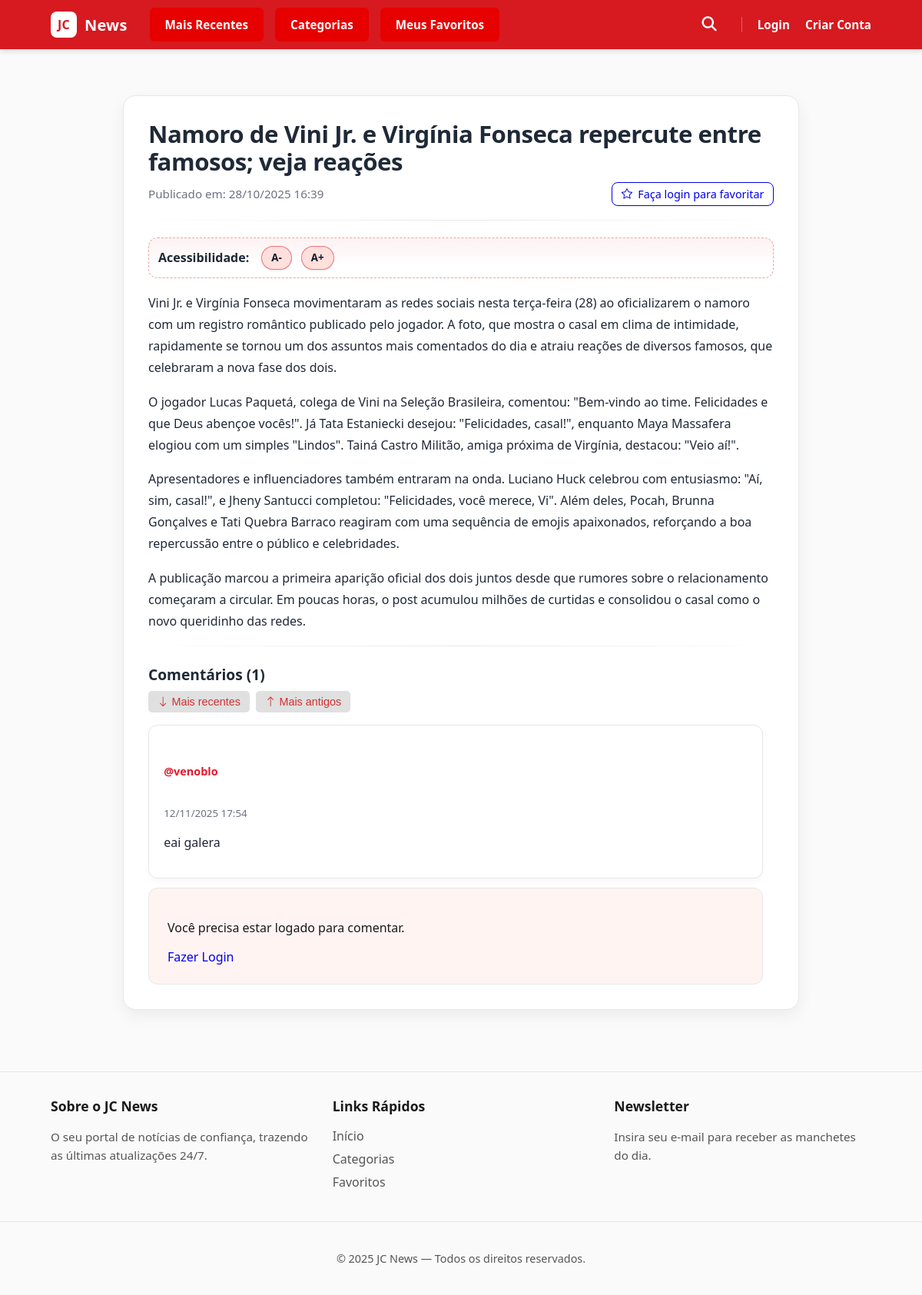
/noticia/4/, run on the app's committed database.
### app1/models.py (models this page shows, shortened)
class Noticia(models.Model):
    titulo = models.CharField(max_length=255)
    conteudo = models.TextField()
    data_publicacao = models.DateTimeField(auto_now_add=True)
    categoria = models.ForeignKey(
        Categoria, on_delete=models.SET_NULL, null=True, blank=True, related_name='noticias'
    )
    visualizacoes = models.PositiveIntegerField(default=0)
    favoritos = models.ManyToManyField(
        User,
        related_name='noticias_favoritas',
        blank=True
    )
    usuarios_que_visitaram = models.ManyToManyField(
        User,
        related_name='noticias_visualizadas',
        blank=True
    )

class Comentario(models.Model):
    noticia = models.ForeignKey(Noticia, on_delete=models.CASCADE, related_name='comentarios')
    usuario = models.ForeignKey(User, on_delete=models.CASCADE)
    texto = models.TextField()
    data_comentario = models.DateTimeField(auto_now_add=True)

### app1/views.py (the view)
# urls.py: path('noticia/<int:pk>/', views.detalhe_noticia, name='detalhe_noticia'),
def detalhe_noticia(request, pk):
    noticia = get_object_or_404(Noticia, pk=pk)
    if request.user.is_authenticated:
        if request.user not in noticia.usuarios_que_visitaram.all():
            noticia.visualizacoes += 1
            noticia.usuarios_que_visitaram.add(request.user)
            noticia.save()
        is_favorita = noticia.favoritos.filter(id=request.user.id).exists()
    else:
        noticia.visualizacoes += 1
        noticia.save()
        is_favorita = False
    filtro = request.GET.get("filtro", "")
    comentarios = noticia.comentarios.all()
    if filtro == "recentes":
        comentarios = comentarios.order_by("-data_comentario")
    elif filtro == "antigos":
        comentarios = comentarios.order_by("data_comentario")
    elif filtro == "meus" and request.user.is_authenticated:
        comentarios = comentarios.filter(usuario=request.user)
    form_comentario = ComentarioForm()
    return render(request, "app1/noticia_detalhe.html", {
        "noticia": noticia,
        "comentarios": comentarios,
        "form_comentario": form_comentario,
        "is_favorita": is_favorita,
    })

### app1/templates/app1/noticia_detalhe.html (shortened to what this page needs)
{% extends 'app1/base.html' %}
{% load static %}
{% block content %}
<link rel="stylesheet" href="{% static 'app1/css/noticia_detalhe.css' %}">
<div class="noticia-page container">
  <header class="mb-4">
    <h1>{{ noticia.titulo }}</h1>
    <div class="d-flex justify-content-between align-items-center flex-wrap">
      <span class="text-muted mb-2">Publicado em: {{ noticia.data_publicacao|date:"d/m/Y H:i" }}</span>
      {% if user.is_authenticated %}
        <form action="{% url 'app1:favoritar_noticia_view' noticia.pk %}" method="POST" class="m-0">
          {% csrf_token %}
          <button type="submit" class="btn {% if is_favorita %}btn-danger{% else %}btn-outline-primary{% endif %} btn-sm">
            {% if is_favorita %}
              <i class="bi bi-star-fill"></i> Remover dos Favoritos
            {% else %}
              <i class="bi bi-star"></i> Adicionar aos Favoritos
            {% endif %}
          </button>
        </form>
      {% else %}
        <a href="{% url 'login' %}?next={{ request.path }}" class="btn btn-outline-secondary btn-sm">
          <i class="bi bi-star"></i> Faça login para favoritar
        </a>
      {% endif %}
    </div>
  </header>
  <hr>
  <div class="controles-fonte mb-3">
    <strong>Acessibilidade:</strong>
    <button id="diminuir-fonte" class="btn btn-sm btn-light border">A-</button>
    <button id="aumentar-fonte" class="btn btn-sm btn-light border">A+</button>
  </div>
  <article id="corpo-noticia" class="mb-5" style="font-size: 16px;">
    {{ noticia.conteudo|linebreaks }}
  </article>
  <hr>
  <section class="comentarios-section mt-5">
    <h3>Comentários ({{ comentarios.count }})</h3>
    <form method="get" class="mb-3 d-flex gap-2 filtro-comentarios">
        <button type="submit" name="filtro" value="recentes" class="btn btn-filtro">
            <i class="bi bi-arrow-down"></i> Mais recentes
        </button>
        <button type="submit" name="filtro" value="antigos" class="btn btn-filtro">
            <i class="bi bi-arrow-up"></i> Mais antigos
        </button>
    </form>
    <div class="lista-comentarios mb-4">
      {% for comentario in comentarios %}
        <div class="card mb-3 shadow-sm">
          <div class="card-body p-3">
            <div class="d-flex justify-content-between align-items-center mb-1">
              <h6 class="card-subtitle text-muted">
                <strong class="text-primary">@{{ comentario.usuario.username }}</strong>
              </h6>
              <small class="text-muted">{{ comentario.data_comentario|date:"d/m/Y H:i" }}</small>
            </div>
            <p class="card-text">{{ comentario.texto }}</p>
          </div>
        </div>
      {% empty %}
        <p class="text-muted">Nenhum comentário ainda. Seja o primeiro a participar!</p>
      {% endfor %}
    </div>
    <div class="novo-comentario p-3 bg-light rounded">
      {% if user.is_authenticated %}
        <h4 class="mb-3 text-muted">Deixe seu comentário</h4>
        <form action="{% url 'app1:adicionar_comentario' noticia.pk %}" method="POST">
          {% csrf_token %}
          <div class="mb-3">
            {{ form_comentario.texto }}
          </div>
          <button type="submit" class="btn btn-primary">Enviar Comentário</button>
        </form>
      {% else %}
        <div class="text-center">
          <p class="mb-2">Você precisa estar logado para comentar.</p>
          <a href="{% url 'login' %}?next={{ request.path }}" class="btn btn-outline-primary">Fazer Login</a>
        </div>
      {% endif %}
    </div>
  </section>
</div>
{% endblock %}

### app1/static/app1/css/style.css (style rules this page uses)
:root { --red:#d71920; --red-dark:#b1151b; --bg:#ffffff; --ink:#1a1a1a; --ink-weak:#555; --border:#e6e6e6; --bg-soft: #fafafa; }
* { box-sizing:border-box }
html,body { margin:0;padding:0;background:var(--bg-soft);color:var(--ink);font-family:system-ui,-apple-system,Segoe UI,Roboto,Ubuntu,Cantarell,"Helvetica Neue",Arial,sans-serif; min-height: 100vh; display: flex; flex-direction: column; }
.container { max-width:1100px;margin:0 auto;padding:0 16px }
a { text-decoration: none; }

### app1/static/app1/css/noticia_detalhe.css (style rules this page uses)
.noticia-page { --brand:#e21b2d; --bg:#ffffff; --text:#1f2937; --muted:#6b7280; --border:#e5e7eb; --link:#0ea5e9; --shadow:0 8px 20px rgba(0,0,0,.06); background: var(--bg); }
.noticia-page.container { max-width: 880px; margin: clamp(12px,2vw,24px) auto; border: 1px solid var(--border); border-radius: 16px; padding: clamp(18px,2.8vw,32px); box-shadow: var(--shadow); }
.noticia-page header { display: flex; flex-direction: column; gap: 0.5em; margin-bottom: 18px; }
.noticia-page header h1 { font-size: clamp(1.6rem, 2.6vw, 2.4rem); line-height: 1.15; letter-spacing: -0.015em; margin: 0; color: var(--text); }
.noticia-page header .d-flex { display: flex; justify-content: space-between; align-items: center; flex-wrap: wrap; gap: 1em; }
.noticia-page header .text-muted { color: var(--muted); font-size: .95rem; }
.noticia-page header .btn { appearance: none; border: 1px solid; font-weight: 500; padding: 0.4em 0.8em; font-size: 0.9rem; line-height: 1.2; border-radius: 8px; cursor: pointer; transition: all .15s ease; display: inline-flex; align-items: center; gap: 0.5em; background: transparent; box-shadow: 0 1px 2px rgba(0,0,0,.05); }
.noticia-page hr { border: none; height: 1px; background: linear-gradient(90deg, transparent, var(--border), transparent); margin: 18px 0 22px; }
.noticia-page .controles-fonte { display: flex; align-items: center; gap: 12px; padding: 10px 12px; background: linear-gradient(180deg, rgba(226,27,45,0.06), transparent 70%); border: 1px dashed color-mix(in oklab, var(--brand) 40%, var(--border)); border-radius: 12px; margin-bottom: 18px; }
.noticia-page .controles-fonte strong { font-weight: 600; color: var(--text); margin-right: 4px; }
.noticia-page .controles-fonte button { appearance: none; border: 1px solid color-mix(in oklab, var(--brand) 55%, #0000); background: color-mix(in oklab, var(--brand) 16%, #fff); color: #111827; font-weight: 700; padding: 8px 12px; line-height: 1; border-radius: 999px; cursor: pointer; transition: all .15s ease; box-shadow: 0 2px 0 rgba(0,0,0,.06); font-family: system-ui, sans-serif; }
.noticia-page #corpo-noticia { font-size: clamp(1.02rem, 1.1vw, 1.125rem); line-height: 1.75; color: var(--text); }
.noticia-page #corpo-noticia p { margin: 0 0 1.05em; }
.noticia-page .comentarios-section { max-width: 800px; }
.noticia-page .comentarios-section h3 { font-size: clamp(1.12rem, 1.6vw, 1.35rem); margin: 1.2em 0 .4em; color: var(--text); }
.noticia-page .lista-comentarios .card { background: var(--bg); border: 1px solid var(--border); border-radius: 12px; margin-bottom: 12px; box-shadow: 0 4px 10px rgba(0,0,0,.03); }
.noticia-page .lista-comentarios .card-body { padding: 1em 1.2em; }
.noticia-page .lista-comentarios .card-subtitle { display: flex; justify-content: space-between; flex-wrap: wrap; gap: 8px; color: var(--muted); font-size: 0.9rem; }
.noticia-page .lista-comentarios .card-subtitle strong { color: #e21b2d; font-weight: 600; }
.noticia-page .lista-comentarios .card-text { color: var(--text); line-height: 1.6; }
.noticia-page .novo-comentario { background: color-mix(in oklab, var(--brand) 6%, var(--bg)); border: 1px solid var(--border); border-radius: 12px; padding: 1.5em; }
.text-primary { color: #e21b2d !important; font-weight: 600; }
.text-muted { color: #6b7280 !important; }
.filtro-comentarios { display: flex; gap: 8px; flex-wrap: nowrap; margin-bottom: 1rem; }
.btn-filtro { background-color: #e0e0e0; color: #d32f2f; border: none; display: flex; align-items: center; gap: 4px; padding: 6px 12px; border-radius: 5px; cursor: pointer; font-size: 0.9rem; transition: all 0.2s ease; }

### data on the page
Noticia: titulo "Namoro de Vini Jr. e Virgínia Fonseca repercute entre famosos; veja reações", data_publicacao "28/10/2025 16:39", conteudo "Vini Jr. e Virgínia Fonseca movimentaram as redes sociais nesta terça-feira (28) ao oficializarem o namoro com um registro romântico publicado pelo jogador. A foto, que mostra o casal em clima de intimidade, rapidamente se tornou um dos assuntos mais comentados do dia e atraiu reações de diversos famosos, que celebraram a nova fase dos dois. O jogador Lucas Paquetá, colega de Vini na Seleção Brasileira, comentou: \"Bem-vindo ao time. Felicidades e que Deus abençoe vocês!\". Já Tata Estaniecki desejou: \"Felicidades, casal!\", enquanto Maya Massafera elogiou com um simples \"Lindos\". Tainá Castro Militão, amiga próxima de Virgínia, destacou: \"Veio aí!\". Apresentadores e influenciadores também…", count "1"
Comentario: usuario.username "venoblo", data_comentario "12/11/2025 17:54", texto "eai galera"
